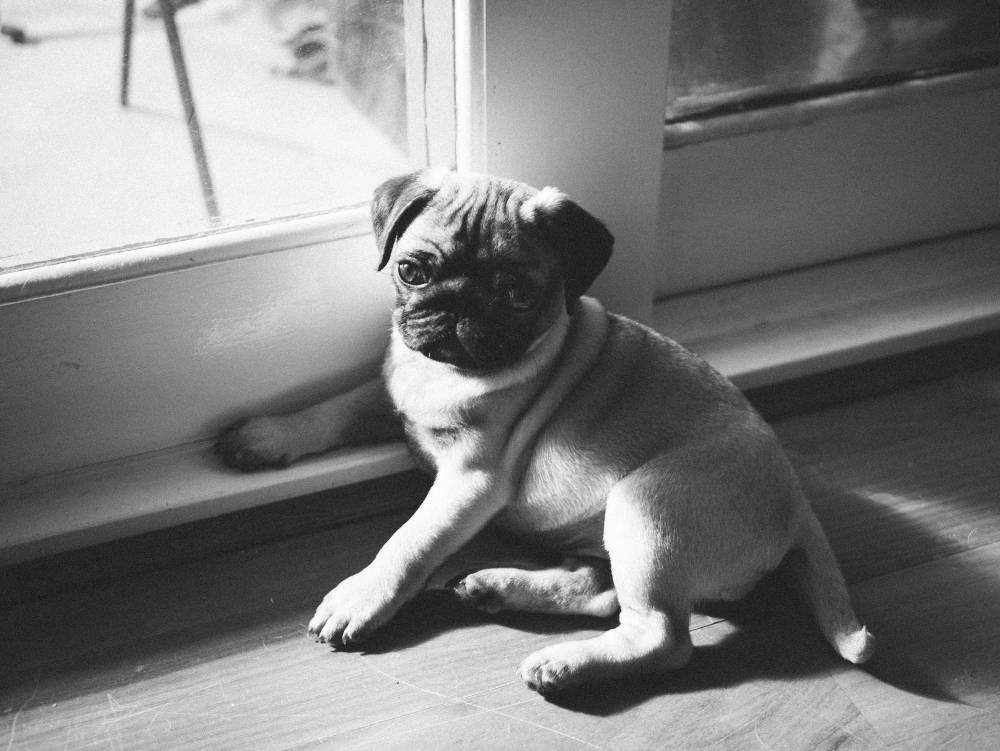
#> input picture AIP/Image2.jpg, 3000 x 2253 px (shown at 1/3 size)
$ jupyter execute TP1.ipynb
#> lines starting #> are read from the running program, lines starting #| are printed output that depends on the picture
[cell 1]
import cv2
import numpy as np
from matplotlib import pyplot as plt
from skimage.metrics import mean_squared_error, peak_signal_noise_ratio, structural_similarity

[cell 2]
def bilateral_filter_scratch(src, d, sigma_color, sigma_space):
    radius = d // 2
    h, w = src.shape
    src = src.astype(np.float32)

    # Create Gaussian spatial kernel
    x, y = np.meshgrid(np.arange(-radius, radius+1), np.arange(-radius, radius+1))
    spatial_kernel = np.exp(-(x**2 + y**2) / (2 * sigma_space**2))

    dst = np.zeros_like(src)

    for i in range(h):
        for j in range(w):
            # Define the neighborhood boundaries
            i_min = max(i - radius, 0)
            i_max = min(i + radius + 1, h)
            j_min = max(j - radius, 0)
            j_max = min(j + radius + 1, w)

            # Extract the local region
            region = src[i_min:i_max, j_min:j_max]

            # Compute the Gaussian range kernel
            intensity_diff = region - src[i, j]
            range_kernel = np.exp(-(intensity_diff**2) / (2 * sigma_color**2))

            # Combine the spatial and range kernels
            combined_kernel = spatial_kernel[(i_min - i + radius):(i_max - i + radius),
                                             (j_min - j + radius):(j_max - j + radius)] * range_kernel

            # Normalize weights
            norm_factor = np.sum(combined_kernel)
            if norm_factor == 0:
                norm_factor = 1

            # Compute the filtered pixel value
            dst[i, j] = np.sum(region * combined_kernel) / norm_factor

    return dst.astype(src.dtype)

[cell 3]
image_path = 'Image2.jpg'
L_image = cv2.imread(image_path)
#> L_image is the input picture: shape (2253, 3000, 3); min 0, max 255, mean 123.7
L_image = cv2.resize(L_image, (500,500))
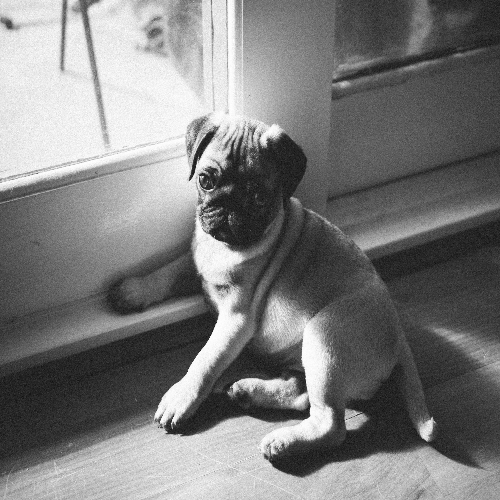
#> L_image: shape (500, 500, 3); min 13, max 255, mean 123.5
image = cv2.cvtColor(L_image, cv2.COLOR_BGR2GRAY)

print(f"Height: {image.shape[0]}, Width: {image.shape[1]}, Channels: {image.shape[2] if len(image.shape) > 2 else 1}")
#| Height: 500, Width: 500, Channels: 1

filtered_image_OpenCV = cv2.bilateralFilter(image, 15, 75.0, 75.0)
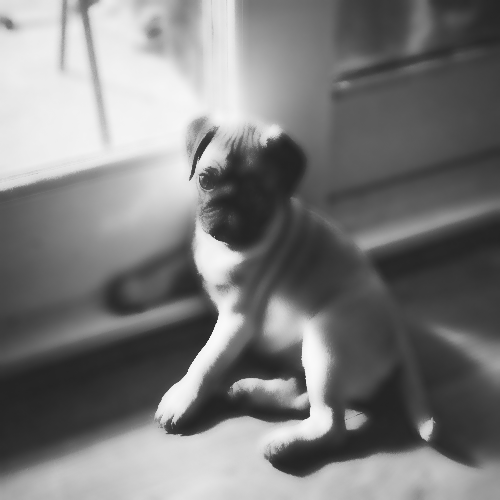
#> filtered_image_OpenCV: shape (500, 500); min 35, max 250, mean 123.6
filtered_image_Scratch = bilateral_filter_scratch(image, 15, 75.0, 75.0)
fig, axs = plt.subplots(1, 3, figsize=(15, 5))

# Plot Original
axs[0].imshow(image, cmap='gray')
axs[0].set_title('Original Image')
axs[0].axis('off')

# Plot filtro do OpenCV
axs[1].imshow(filtered_image_OpenCV, cmap='gray')
axs[1].set_title('Bilateral Filter Cv2')
axs[1].axis('off')

# Plot filtro próprio
axs[2].imshow(filtered_image_Scratch, cmap='gray')
axs[2].set_title('Bilateral Filter Scratch')
axs[2].axis('off')

plt.tight_layout()
plt.show()
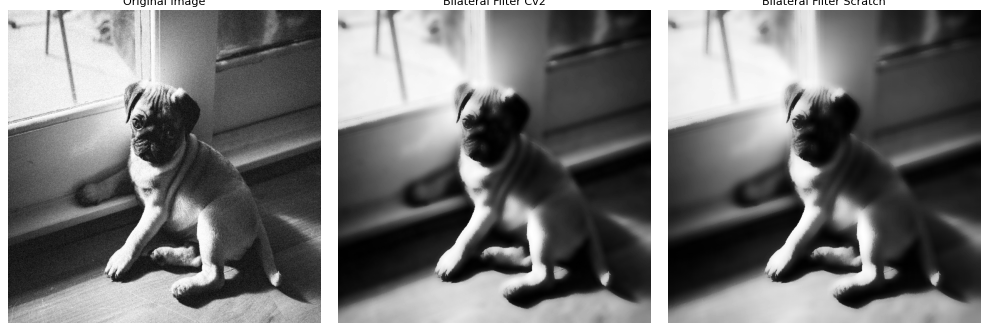
#> figure drawn by matplotlib, 3 panels

[cell 4]
sigma_colors = [25, 75, 150]
sigma_spaces = [25, 75, 150]

fig, axs = plt.subplots(3, 3, figsize=(15, 15))

for i, sigma_color in enumerate(sigma_colors):
    for j, sigma_space in enumerate(sigma_spaces):
        filtered = cv2.bilateralFilter(image, d=15, sigmaColor=sigma_color, sigmaSpace=sigma_space)

        ax = axs[i, j]
        ax.imshow(filtered, cmap='gray')
        ax.set_title(f'sigmaColor={sigma_color}\nsigmaSpace={sigma_space}')
        ax.axis('off')

plt.tight_layout()
plt.show()
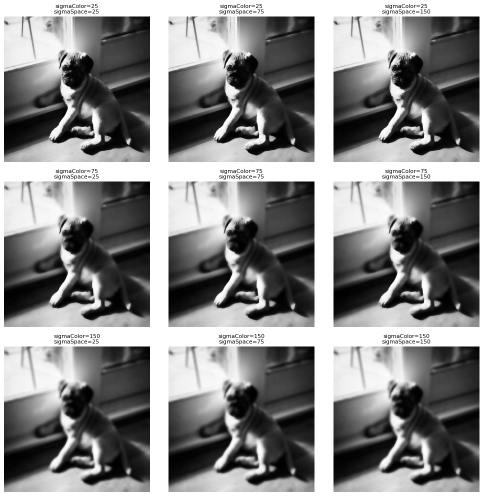
#> figure drawn by matplotlib, 9 panels
